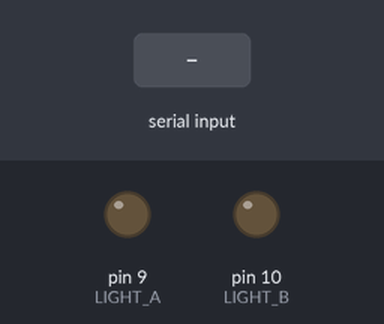
The sketch below on a simulated Arduino Uno, built with avr-gcc and run on an emulated ATmega328P. On the bench: output pins drawn as LEDs (lit = HIGH). The test bench sets the inputs (shaded band).

Above: at 1.2 s.
1.3 s: "a" received over Serial
At 2.6 s:
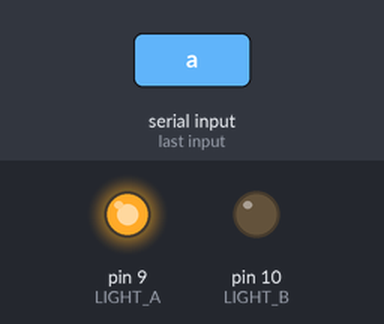
4.3 s: "b" received over Serial
At 4.9 s:
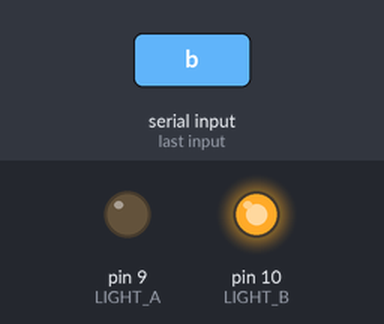
Timing chart, 0 to 7.8 s (numbered marks = the images above; inputs shaded):
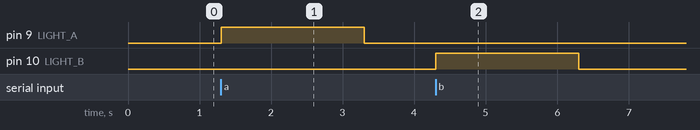

Measured:
- after the input at 1.3 s, pin 9 (LIGHT_A): LOW → HIGH at once, → LOW 2.0 s later
- after the input at 4.3 s, pin 10 (LIGHT_B): LOW → HIGH at once, → LOW 2.0 s later

The sketch:

read_char.ino
```cpp
/* sudo chmod a+rw /dev/ttyUSB0 */

const int LIGHT_A = 9;
const int LIGHT_B = 10;
void setup()
{
  pinMode(LIGHT_A,OUTPUT);
  pinMode(LIGHT_B,OUTPUT);
  digitalWrite(LIGHT_A,LOW);
  digitalWrite(LIGHT_B,LOW);
  Serial.begin(9600);
}

void loop()
{
  if(Serial.available() > 0)
  {  char c = Serial.read();
    if(c == 'a')
    {
      digitalWrite(LIGHT_A,HIGH);
      digitalWrite(LIGHT_B,LOW);
      delay(2000);
    }
    else
    if(c == 'b')
    { digitalWrite(LIGHT_A,LOW);
      digitalWrite(LIGHT_B,HIGH);
      delay(2000);
    }
  }

    else
    {
      digitalWrite(LIGHT_A,LOW);
      digitalWrite(LIGHT_B,LOW);
    }
}
```
